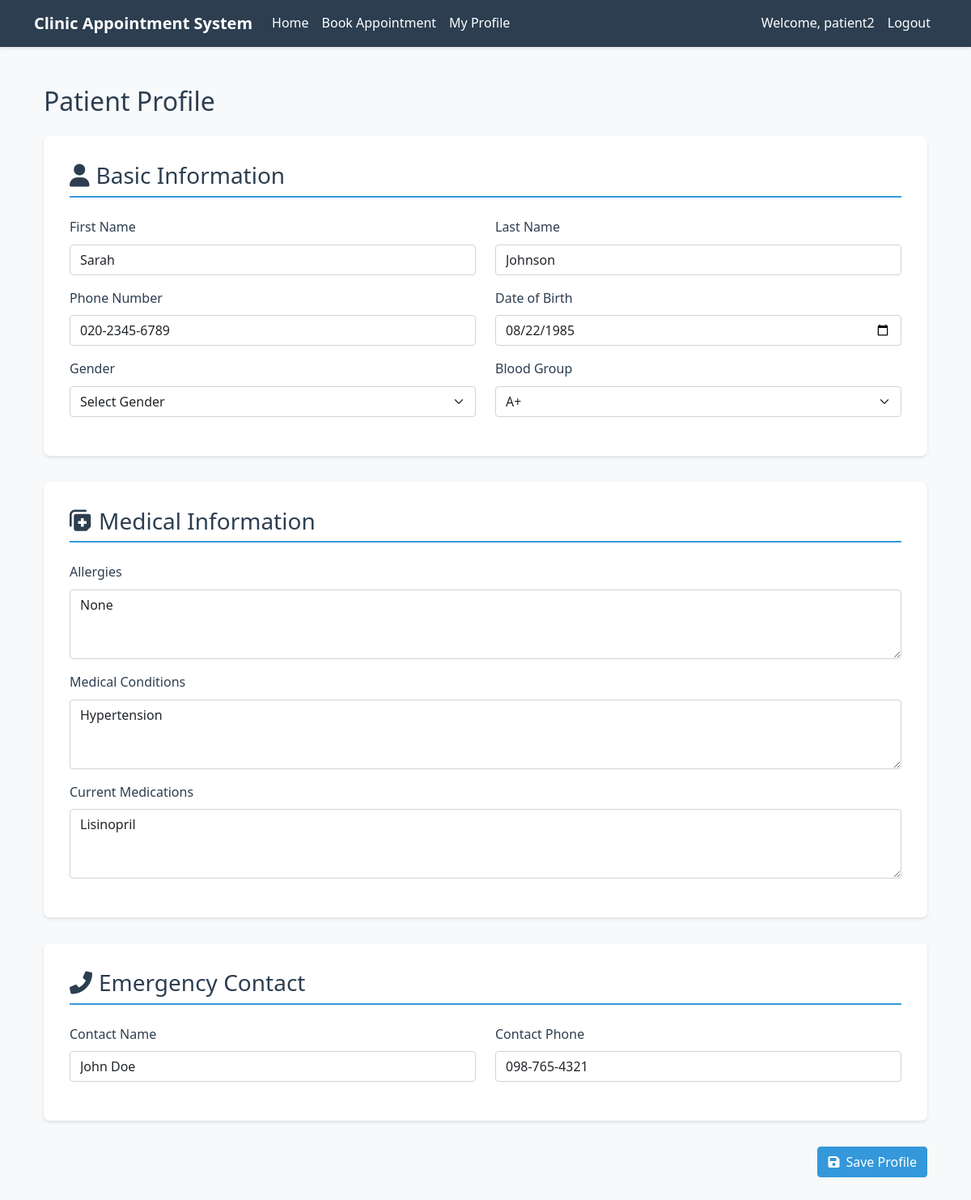
Screenshot of /profile (signed in) with the database file from the repository.
### app.py (models this page shows)
class User(db.Model):
    id = db.Column(db.Integer, primary_key=True)
    username = db.Column(db.String(100), unique=True, nullable=False)
    password = db.Column(db.String(100), nullable=False)
    role = db.Column(db.String(50), nullable=False)
    specialization = db.Column(db.String(100), nullable=True)  # Only for doctors

class PatientProfile(db.Model):
    id = db.Column(db.Integer, primary_key=True)
    user_id = db.Column(db.Integer, db.ForeignKey('user.id'), nullable=False)
    first_name = db.Column(db.String(50), nullable=False)
    last_name = db.Column(db.String(50), nullable=False)
    phone = db.Column(db.String(20), nullable=False)
    date_of_birth = db.Column(db.Date, nullable=False)
    gender = db.Column(db.String(10), nullable=False)
    blood_group = db.Column(db.String(5))
    allergies = db.Column(db.Text)
    medical_conditions = db.Column(db.Text)
    current_medications = db.Column(db.Text)
    emergency_contact_name = db.Column(db.String(100), nullable=False)
    emergency_contact_phone = db.Column(db.String(20), nullable=False)
    created_at = db.Column(db.DateTime, default=datetime.utcnow)
    updated_at = db.Column(db.DateTime, default=datetime.utcnow,
                          onupdate=datetime.utcnow)

### app.py (the view, shortened to what this page needs)
@app.route('/profile', methods=['GET', 'POST'])
def patient_profile():
    if 'user' not in session:
        flash('Please login first.', 'danger')
        return redirect(url_for('login'))
    user = User.query.filter_by(username=session['user']).first()
    profile = PatientProfile.query.filter_by(user_id=user.id).first()
    return render_template('profile.html', profile=profile)

### app.py (called while the page is built)
@app.context_processor
def utility_processor():
    def get_db():
        return db
    return dict(get_db=get_db)

### templates/profile.html (shortened to what this page needs)
{% extends "base.html" %}
{% block content %}
<div class="container py-4">
    <h2 class="text-primary mb-4">Patient Profile</h2>
    <form method="POST" action="{{ url_for('patient_profile') }}">
        <div class="profile-section">
            <h3><i class="fas fa-user me-2"></i>Basic Information</h3>
            <div class="row">
                <div class="col-md-6 mb-3">
                    <label for="first_name" class="form-label">First Name</label>
                    <input type="text" class="form-control" id="first_name" name="first_name" value="{{ profile.first_name if profile else '' }}" required>
                </div>
                <div class="col-md-6 mb-3">
                    <label for="last_name" class="form-label">Last Name</label>
                    <input type="text" class="form-control" id="last_name" name="last_name" value="{{ profile.last_name if profile else '' }}" required>
                </div>
                <div class="col-md-6 mb-3">
                    <label for="phone" class="form-label">Phone Number</label>
                    <input type="tel" class="form-control" id="phone" name="phone" value="{{ profile.phone if profile else '' }}" required>
                </div>
                <div class="col-md-6 mb-3">
                    <label for="date_of_birth" class="form-label">Date of Birth</label>
                    <input type="date" class="form-control" id="date_of_birth" name="date_of_birth" value="{{ profile.date_of_birth if profile else '' }}" required>
                </div>
                <div class="col-md-6 mb-3">
                    <label for="gender" class="form-label">Gender</label>
                    <select class="form-select" id="gender" name="gender" required>
                        <option value="">Select Gender</option>
                    </select>
                </div>
                <div class="col-md-6 mb-3">
                    <label for="blood_group" class="form-label">Blood Group</label>
                    <select class="form-select" id="blood_group" name="blood_group">
                        {% for type in ['A+', 'A-', 'B+', 'B-', 'AB+', 'AB-', 'O+', 'O-'] %}
                            <option value="{{ type }}" {% if profile and profile.blood_group == type %}selected{% endif %}>{{ type }}</option>
                        {% endfor %}
                    </select>
                </div>
            </div>
        </div>
        <div class="profile-section">
            <h3><i class="fas fa-notes-medical me-2"></i>Medical Information</h3>
            <div class="row">
                <div class="col-12 mb-3">
                    <label for="allergies" class="form-label">Allergies</label>
                    <textarea class="form-control" id="allergies" name="allergies" rows="3" placeholder="List any allergies you have">{{ profile.allergies if profile else '' }}</textarea>
                </div>
                <div class="col-12 mb-3">
                    <label for="medical_conditions" class="form-label">Medical Conditions</label>
                    <textarea class="form-control" id="medical_conditions" name="medical_conditions" rows="3" placeholder="List any chronic conditions or ongoing health issues">{{ profile.medical_conditions if profile else '' }}</textarea>
                </div>
                <div class="col-12 mb-3">
                    <label for="current_medications" class="form-label">Current Medications</label>
                    <textarea class="form-control" id="current_medications" name="current_medications" rows="3" placeholder="List current medications and dosages">{{ profile.current_medications if profile else '' }}</textarea>
                </div>
            </div>
        </div>
        <div class="profile-section">
            <h3><i class="fas fa-phone-alt me-2"></i>Emergency Contact</h3>
            <div class="row">
                <div class="col-md-6 mb-3">
                    <label for="emergency_contact_name" class="form-label">Contact Name</label>
                    <input type="text" class="form-control" id="emergency_contact_name" name="emergency_contact_name" value="{{ profile.emergency_contact_name if profile else '' }}" required>
                </div>
                <div class="col-md-6 mb-3">
                    <label for="emergency_contact_phone" class="form-label">Contact Phone</label>
                    <input type="tel" class="form-control" id="emergency_contact_phone" name="emergency_contact_phone" value="{{ profile.emergency_contact_phone if profile else '' }}" required>
                </div>
            </div>
        </div>
        <div class="d-grid gap-2 d-md-flex justify-content-md-end mb-4">
            <button type="submit" class="btn btn-primary">
                <i class="fas fa-save me-2"></i>Save Profile
            </button>
        </div>
    </form>
</div>
{% endblock %}

### templates/base.html (shortened to what this page needs)
<!DOCTYPE html>
<html lang="en">
<head>
    <link href="https://cdn.jsdelivr.net/npm/bootstrap@5.1.3/dist/css/bootstrap.min.css" rel="stylesheet">
    <link rel="stylesheet" href="{{ url_for('static', filename='css/style.css') }}">
    <link rel="stylesheet" href="https://cdnjs.cloudflare.com/ajax/libs/font-awesome/6.0.0/css/all.min.css">
</head>
<body>
    <nav class="navbar navbar-expand-lg navbar-dark bg-dark">
        <div class="container">
            <a class="navbar-brand" href="{{ url_for('home') }}">Clinic Appointment System</a>
            <div class="collapse navbar-collapse" id="navbarNav">
                <ul class="navbar-nav me-auto">
                    {% if 'user' in session %}
                        {% if session['role'] == 'patient' %}
                            <li class="nav-item">
                                <a class="nav-link" href="{{ url_for('home') }}">Home</a>
                            </li>
                            <li class="nav-item">
                                <a class="nav-link" href="{{ url_for('book_appointment') }}">Book Appointment</a>
                            </li>
                            <li class="nav-item">
                                <a class="nav-link" href="{{ url_for('patient_profile') }}">My Profile</a>
                            </li>
                        {% elif session['role'] == 'doctor' %}
                            <li class="nav-item">
                                <a class="nav-link" href="{{ url_for('doctor_dashboard') }}">Dashboard</a>
                            </li>
                        {% endif %}
                    {% endif %}
                </ul>
                <ul class="navbar-nav">
                    {% if 'user' in session %}
                        <li class="nav-item">
                            <span class="nav-link">Welcome, {{ session['user'] }}</span>
                        </li>
                        <li class="nav-item">
                            <a class="nav-link" href="{{ url_for('logout') }}">Logout</a>
                        </li>
                    {% endif %}
                </ul>
            </div>
        </div>
    </nav>
    <div class="container mt-4">
        {% block content %}{% endblock %}
    </div>
</body>
</html>

### static/css/style.css (style rules this page uses)
:root { --primary-color: #2c3e50; --secondary-color: #3498db; --accent-color: #e74c3c; --light-bg: #f8f9fa; --dark-bg: #343a40; --text-color: #2c3e50; --light-text: #ffffff; }
body { font-family: 'Segoe UI', Tahoma, Geneva, Verdana, sans-serif; color: var(--text-color); background-color: var(--light-bg); line-height: 1.6; }
.navbar { background-color: var(--primary-color) !important; box-shadow: 0 2px 4px rgba(0,0,0,0.1); }
.navbar-brand { color: var(--light-text) !important; font-weight: 600; }
.nav-link { color: var(--light-text) !important; transition: color 0.3s ease; }
.form-control { border-radius: 0.25rem; border: 1px solid #ced4da; }
.btn-primary { background-color: var(--secondary-color); border-color: var(--secondary-color); }
.profile-section { background-color: white; padding: 2rem; border-radius: 0.5rem; box-shadow: 0 2px 4px rgba(0,0,0,0.1); margin-bottom: 2rem; }
.profile-section h3 { color: var(--primary-color); margin-bottom: 1.5rem; border-bottom: 2px solid var(--secondary-color); padding-bottom: 0.5rem; }
.text-primary { color: var(--primary-color) !important; }
body { background-color: #f8f9fa; }
.btn { transition: all 0.3s ease; }
.nav-link { position: relative; padding: 8px 15px; transition: color 0.3s ease; }
.nav-link::after { content: ''; position: absolute; width: 0; height: 2px; bottom: 0; left: 50%; background-color: #007bff; transition: all 0.3s ease; }

### rows the page displays
User: user "patient2"
PatientProfile: first_name "Sarah", last_name "Johnson", phone "020-2345-6789", date_of_birth "08/22/1985", blood_group "A+", allergies "None", medical_conditions "Hypertension", current_medications "Lisinopril", emergency_contact_name "John Doe", emergency_contact_phone "098-765-4321"
